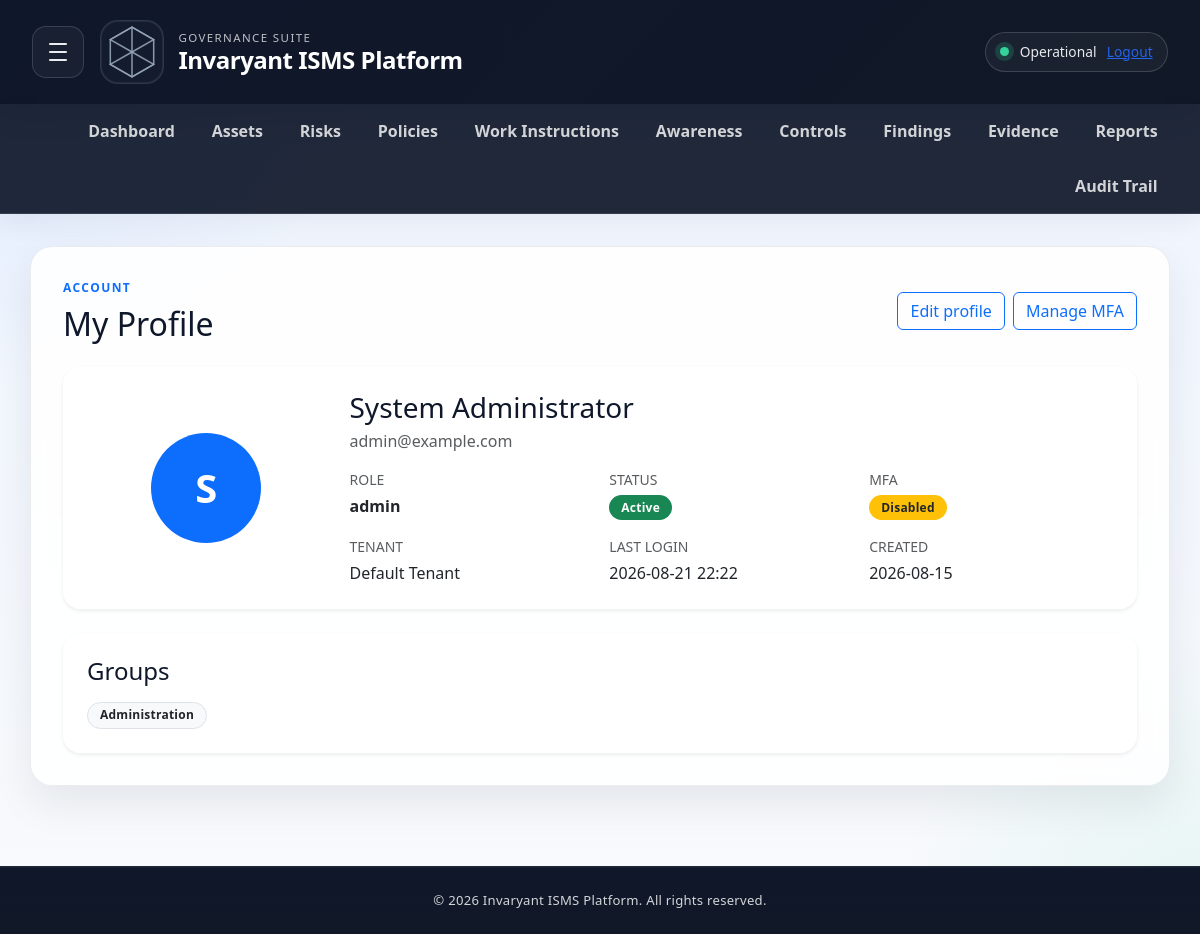
The app's page /profile (signed in), older data.
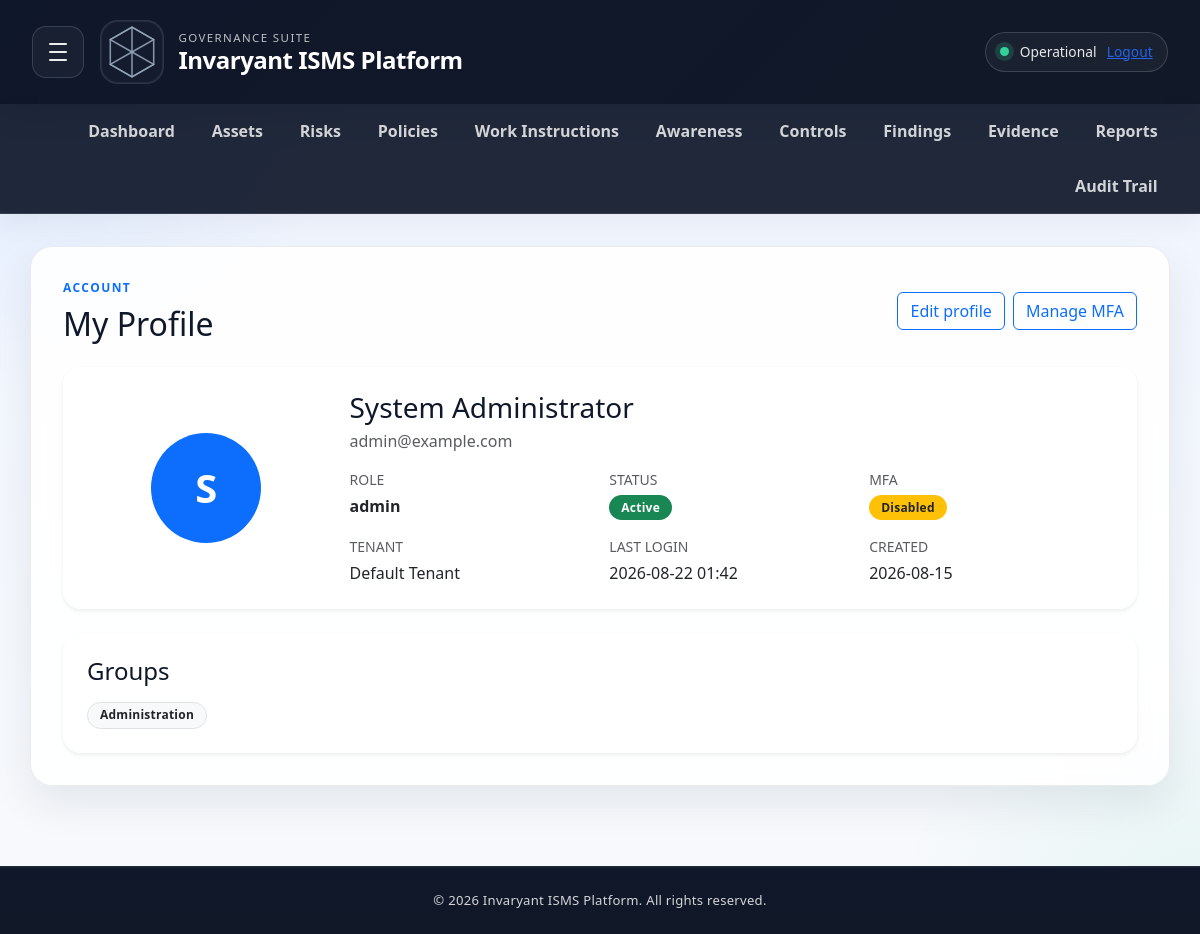
The same page, newer data.
### app/models.py (models this page shows, shortened)
class User(UserMixin, db.Model):
    __tablename__ = 'users'
    __table_args__ = (
        db.Index('ix_users_tenant_id', 'tenant_id'),
        db.Index('ix_users_role_id', 'role_id'),
        db.Index('ix_users_email', 'email'),
    )
    id = db.Column(db.Integer, primary_key=True)
    tenant_id = db.Column(db.Integer, db.ForeignKey('tenants.id'), nullable=False)
    email = db.Column(db.String(255), unique=True, nullable=False)
    password_hash = db.Column(db.String(255), nullable=False)
    full_name = db.Column(db.String(200), nullable=False)
    role_id = db.Column(db.Integer, db.ForeignKey('roles.id'), nullable=False)
    is_active = db.Column(db.Boolean, default=True)
    mfa_enabled = db.Column(db.Boolean, default=False)
    mfa_secret = db.Column(db.String(64), nullable=True)
    profile_photo_path = db.Column(db.String(500), nullable=True)
    created_at = db.Column(db.DateTime, default=datetime.utcnow)
    last_login_at = db.Column(db.DateTime, nullable=True)
    role = db.relationship('Role', backref='users')

### app/routes.py (the view)
@main.route('/profile')
@login_required
def profile():
    user = User.query.filter_by(id=current_user.id, tenant_id=current_user.tenant_id).first_or_404()
    groups = user.groups.all() if hasattr(user.groups, 'all') else []
    return render_template('user_profile.html', user=user, groups=groups)

### app/templates/user_profile.html (shortened to what the changed rows need)
{% extends "base.html" %}
{% block content %}
<div class="d-flex justify-content-between align-items-center mb-4">
    <div>
        <h2 class="mb-0">{% if is_detail_view %}User Profile{% else %}My Profile{% endif %}</h2>
    </div>
</div>
<div class="card shadow-sm border-0">
    <div class="card-body p-4">
        <div class="row g-4 align-items-center">
            <div class="col-md-3 text-center">
                {% if user.profile_photo_path %}
                    <img src="{{ url_for('main.user_profile_photo', user_id=user.id) }}" alt="Profile photo" class="rounded-circle border mx-auto d-block" style="width: 110px; height: 110px; object-fit: cover;">
                {% else %}
                    <div class="rounded-circle bg-primary text-white d-flex align-items-center justify-content-center mx-auto" style="width: 110px; height: 110px; font-size: 2.5rem; font-weight: 600;">
                        {{ user.full_name[0]|upper if user.full_name else 'U' }}
                    </div>
                {% endif %}
            </div>
            <div class="col-md-9">
                <h3 class="mb-1">{{ user.full_name }}</h3>
                <p class="text-muted mb-3">{{ user.email }}</p>
                <div class="row g-3">
                    <div class="col-sm-6 col-lg-4">
                    </div>
                    <div class="col-sm-6 col-lg-4">
                    </div>
                    <div class="col-sm-6 col-lg-4">
                    </div>
                    <div class="col-sm-6 col-lg-4">
                    </div>
                    <div class="col-sm-6 col-lg-4">
                        <div class="small text-uppercase text-muted mb-1">Last login</div>
                        <div>{{ user.last_login_at.strftime('%Y-%m-%d %H:%M') if user.last_login_at else 'Never' }}</div>
                    </div>
                    <div class="col-sm-6 col-lg-4">
                        <div class="small text-uppercase text-muted mb-1">Created</div>
                        <div>{{ user.created_at.strftime('%Y-%m-%d') if user.created_at else 'Unknown' }}</div>
                    </div>
                </div>
            </div>
        </div>
    </div>
</div>
{% endblock %}

Row changes from the older to the newer data that the page shows:
changed User "System Administrator": last_login_at "2026-08-21 22:22" → "2026-08-22 01:42"
